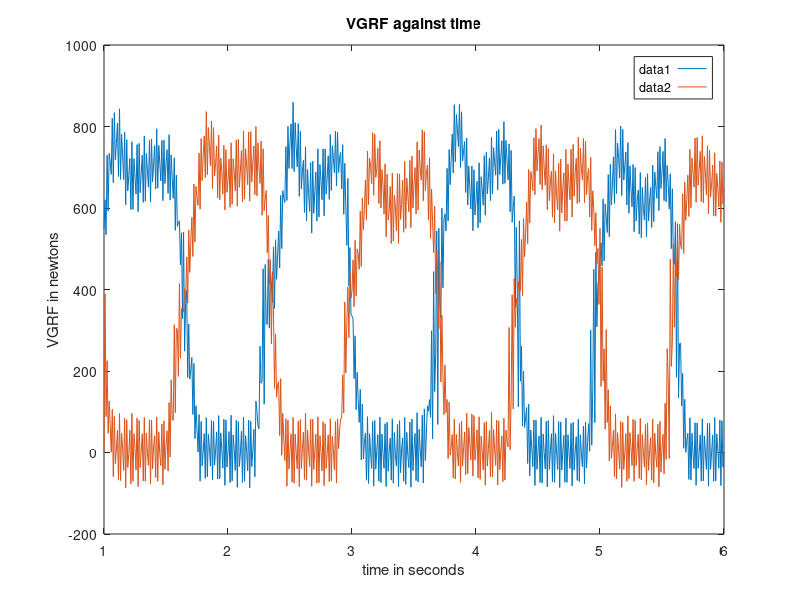
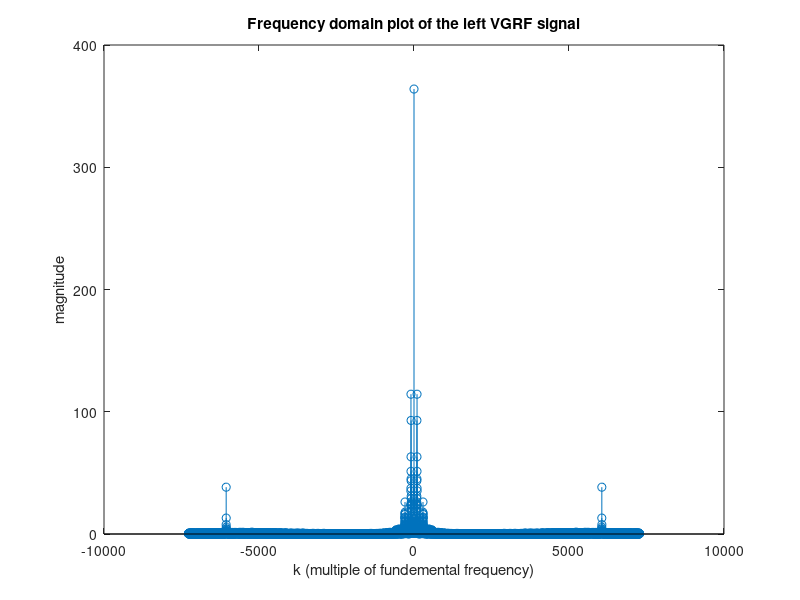
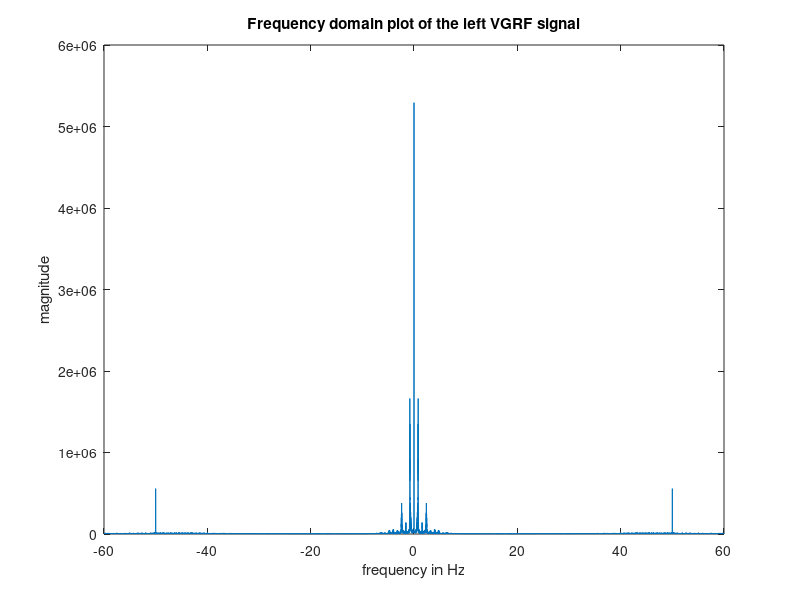
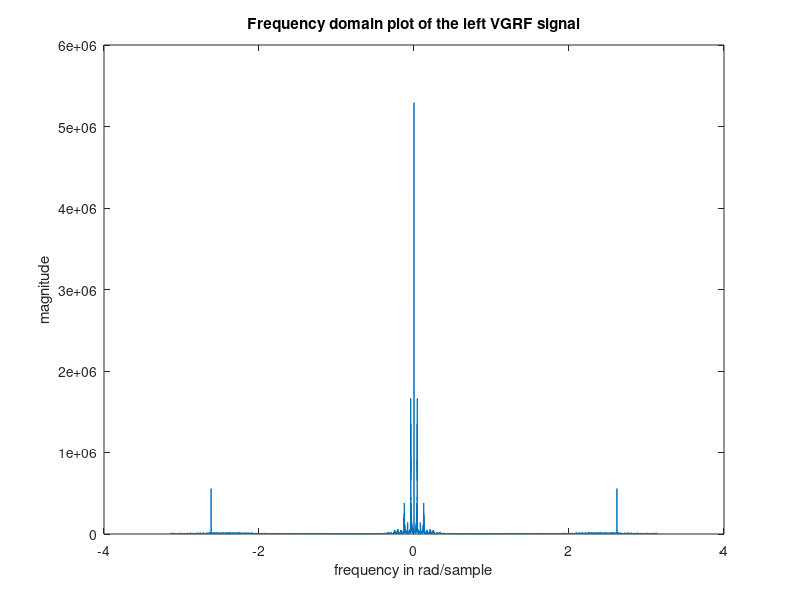

Write MATLAB code to recreate these figures, in order.
%%
close all; clear all;clc;
load ('assignment_data.mat');
Fs = 120; % in Hz
t = C1(:,1);
left = C1(:,2);
right = C1(:,3);
%%

% plotting VGRF against time (5 seconds)
begin_time = 1*Fs+1;
number_of_seconds = 5;
indexes = begin_time:begin_time+number_of_seconds*Fs;
time_5_sec = t(indexes);
left_5_sec = left(indexes);
right_5_sec = right(indexes);


figure(1);
plot(time_5_sec, left_5_sec, time_5_sec, right_5_sec);
title('VGRF against time');
xlabel('time in seconds');
ylabel('VGRF in newtons');
legend('left', 'right');

% plotting the left VGRF signal in frequncy domain
N = length(left);
LEFT = (1/N)*fft(left);
kX = -floor(N/2):(N-1-floor(N/2));

figure(2); 
stem(kX, fftshift(abs(LEFT)));
title('Frequency domain plot of the left VGRF signal');
ylabel('magnitude');
xlabel('k (multiple of fundemental frequency)');


LEFT = fft(left);
omega = (-floor(N/2):(N-1-floor(N/2)))*(Fs/N);
figure(3); 
plot(omega, fftshift(abs(LEFT)));
title('Frequency domain plot of the left VGRF signal');
ylabel('magnitude');
xlabel('frequency in Hz');

LEFT = fft(left);
omega = (-floor(N/2):(N-1-floor(N/2)))*(2*pi/N);
figure(4); 
plot(omega, fftshift(abs(LEFT)));
title('Frequency domain plot of the left VGRF signal');
ylabel('magnitude');
xlabel('frequency in rad/sample');

% plotting the right VGRF signal in frequncy domain
N = length(right);
RIGHT = (1/N)*fft(right);
kX = -floor(N/2):(N-1-floor(N/2));

figure(5); 
stem(kX, fftshift(abs(RIGHT)));
title('Frequency domain plot of the right VGRF signal');
ylabel('magnitude');
xlabel('k (multiple of fundemental frequency)');

RIGHT = fft(right);
omega = (-floor(N/2):(N-1-floor(N/2)))*(Fs/N);
figure(6); 
plot(omega, fftshift(abs(RIGHT)));
title('Frequency domain plot of the right VGRF signal');
ylabel('magnitude');
xlabel('frequency in Hz');

RIGHT = fft(right);
omega = (-floor(N/2):(N-1-floor(N/2)))*(2*pi/N);
figure(7); 
plot(omega, fftshift(abs(RIGHT)));
title('Frequency domain plot of the left VGRF signal');
ylabel('magnitude');
xlabel('frequency in rad/sample');


%% Answer to the question
% Based on figure 1, we are able to identify the threshold of the VGRF value,
% below which the foot is off the ground, and above which corresponds to the foot
% being on the ground. When the foot sets on the ground as shown in heel strike
% and foot flat phase, the force being exerted on the measuring device is the greatest. 
% Therefore, VGRF value should be high when the foot sets on the ground.
% Based on the graph, the effects of noise makes the signal vary by +- 100 N, 
% there is a clear distinction between a HIGH, and a LOW phase during a gait. 
% A magnitude of 400N for VGRF signal could be the threshold. For values > 400N,
% means the foot is on the ground, otherwise, the foot is off the ground.